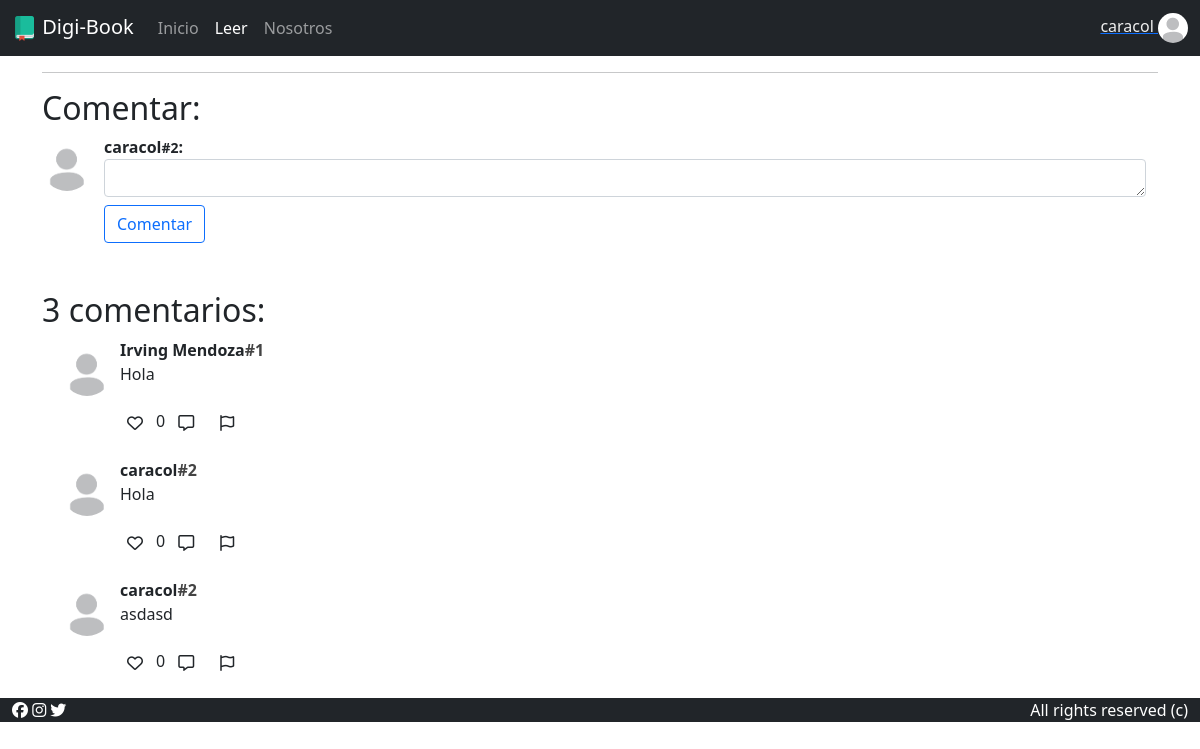
The app's page /text.php?id=2 (signed in) with its own data.
### tables this page shows
CREATE TABLE `comentario` (
  `id` int(11) NOT NULL AUTO_INCREMENT,
  `id_user` int(11) NOT NULL,
  `id_article` int(11) NOT NULL,
  `content` text NOT NULL,
  `coment_date` date NOT NULL,
  `reports` smallint(6) DEFAULT '0',
  PRIMARY KEY (`id`),
  KEY `id_user` (`id_user`),
  KEY `id_article` (`id_article`),
  CONSTRAINT `comentario_ibfk_1` FOREIGN KEY (`id_user`) REFERENCES `usuario` (`id`),
  CONSTRAINT `comentario_ibfk_2` FOREIGN KEY (`id_article`) REFERENCES `articulo` (`id`)
);

CREATE TABLE `usuario` (
  `id` int(3) NOT NULL AUTO_INCREMENT,
  `email` varchar(60) NOT NULL,
  `username` varchar(40) NOT NULL,
  `image` varchar(400) DEFAULT 'assets/img/profile.jpg',
  `password` varchar(500) NOT NULL,
  PRIMARY KEY (`id`)
);

### public/text.php (the view, shortened to what this page needs)
<?php
    include("../app/db.php");
    $articleID = $_GET["id"];
    include("components/header.php");
?>
<div class="container">
    <hr>
    <section class="coments-section">
        <?php
            if(isset($_SESSION["username"])){ ?>
                <div class="conatiner coment-form mb-5">
                    <form action="../app/comentar.php?id=<?=$articleID?>" method="POST" id="user-coment">
                        <label for="coment" class="h2 block">Comentar: </label>
                        <div class="d-flex">
                            <div class="align-self-center">
                                <img src="<?=$_SESSION["image"]?>" alt="" class="profile-coment-c">
                            </div>
                            <div class=" container-fluid">
                                <div class="coment-info">
                                    <strong><?=$_SESSION["username"]?><small>#<?=$_SESSION["id"]?></small>: </strong>
                                </div>
                                <textarea name="coment" id="coment-txt" width="100%" class="form-control coment-area" rows="1"></textarea>
                            </div>
                        </div>
                        <input type="submit" name="comentar" value="Comentar" class="btn btn-outline-primary btn-comentar mt-2">
                    </form>
                </div>
            <?php } else { ?>
                <div class="container center-text">
                    <a href="login.php" rol="button" class="btn btn-success block">Ingresa para comentar</a>
                </div>
            <?php }
        ?>
        <div class="coment-box-c ">
            <?php
                $query = $conn->prepare("SELECT * FROM COMENTARIO WHERE id_article=$articleID");
                $query ->  execute();
                $response = $query -> fetchAll(PDO::FETCH_OBJ);
                $comentsNum = $query -> rowCount();
                ?>
            <h2 id="comentarios"><span><?=$comentsNum?></span> comentarios: </h2>
            <?php
                if($comentsNum > 0){
                        foreach($response as $item){
                            $comentID = $item -> id;
                            $comentUserID = $item -> id_user;
                            $query = $conn->prepare("SELECT username, image FROM USUARIO WHERE id=$comentUserID");
                            $query -> execute();
                            $res = $query -> fetchAll();
                            $comentUsername = $res[0][0];
                            $comentImage = $res[0][1];
                            $comentContentOutFormat = $item -> content;
                            $comentContent = str_replace("\n", "<br>", $comentContentOutFormat);
                            $query = $conn->prepare("SELECT * FROM likes where id_coment = '$comentID'");
                            $query -> execute();
                            $liked = 0;
                            $comentLikes = $query -> rowCount();
                            ?>
                            <div class="comment-item container-fluid mb-3">
                                <div class="d-flex">
                                    <div class="align-self-center m-2">
                                        <img src="<?=$comentImage?>" alt="" class="profile-coment-c">
                                    </div>
                                    <div class="coment-content">
                                        <div class="coment-info">
                                            <strong><?=$comentUsername?><span style="color: #444;">#<?=$comentUserID?></span></strong>
                                        </div>
                                        <div class="coment-txt">
                                            <?=$comentContent?>
                                        </div>
                                    </div>
                                </div>
                                <div class="coment-interactions d-flex" data-coment-id="<?=$comentID?>" data-liked="<?php if($liked == 1) {
                                            echo "true";
                                        }  else {
                                            echo "false";
                                        } ?>">
                                    <span class="coments-likes">
                                        <button class="btn like" type="button" data-bs-toggle="tooltip" data-bs-placement="bottom" title="Me gusta"><i class="<?php if($liked == 1) {
                                            echo "fas fa-heart";
                                        }  else {
                                            echo "far fa-heart"  ;
                                        } ?>"></i></button><span><?=$comentLikes?></span>
                                    </span>
                                    <span class="coments-responses">
                                        <a class="btn response" href="#user-coment" role="button" data-bs-toggle="tooltip" data-bs-placement="bottom" title="Responder"><i class="far fa-comment-alt"></i></a>
                                    </span>
                                    <span class="coments-report">
                                        <button class="btn report" type="button" data-bs-toggle="tooltip" data-bs-placement="bottom" title="Reportar"><i class="far fa-flag"></i></button>
                                    </span>
                                </div>
                            </div>
                        <?php
                        }
                    }
            ?>
        </div>
    </section>
</div>
<?php include("components/footer.php")?>

### public/styles/styles.css (style rules this page uses)
:root { --padding-image-coments: 50px; }
.profile-coment-c { width: var(--padding-image-coments); height: var(--padding-image-coments); border-radius: 100%; object-fit: cover; }
.coment-interactions { padding-left: var(--padding-image-coments); margin-left: 10px; }
.btn-comentar { margin-left: calc(var(--padding-image-coments) + 12px); }
.block { display: block; }

### records on screen
comentario: id_user.image (placeholder picture), id_user.username "Irving Mendoza", id_user "1", content "Hola", comentLikes "0"
comentario: id_user.image (placeholder picture), id_user.username "caracol", id_user "2", content "Hola", comentLikes "0"
comentario: id_user.image (placeholder picture), id_user.username "caracol", id_user "2", content "asdasd", comentLikes "0"

### other values on screen
$_SESSION["username"] "caracol"
$_SESSION["id"] "2"
$comentsNum "3"
